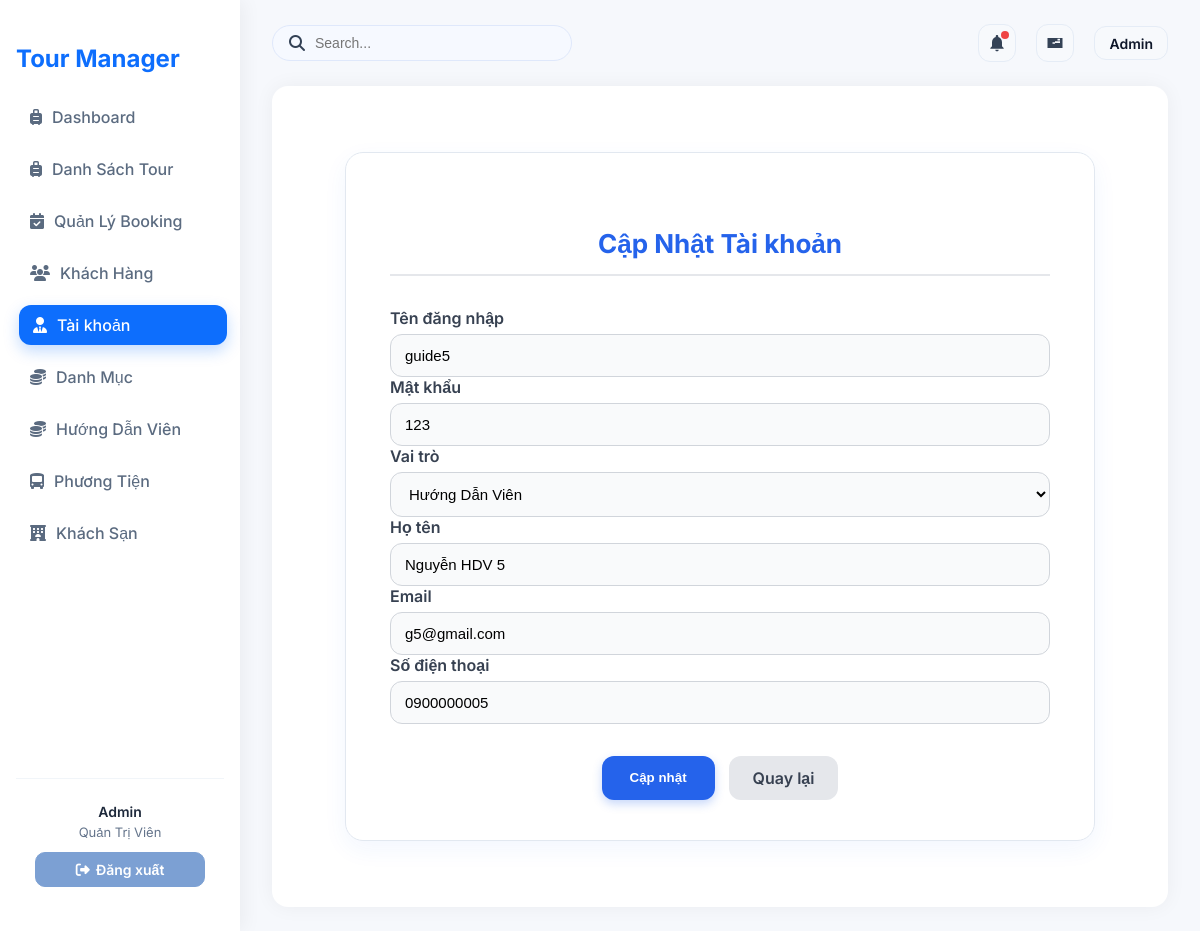
Before: /?action=admin-updateUsers&id=6 (signed in) with the older database file.
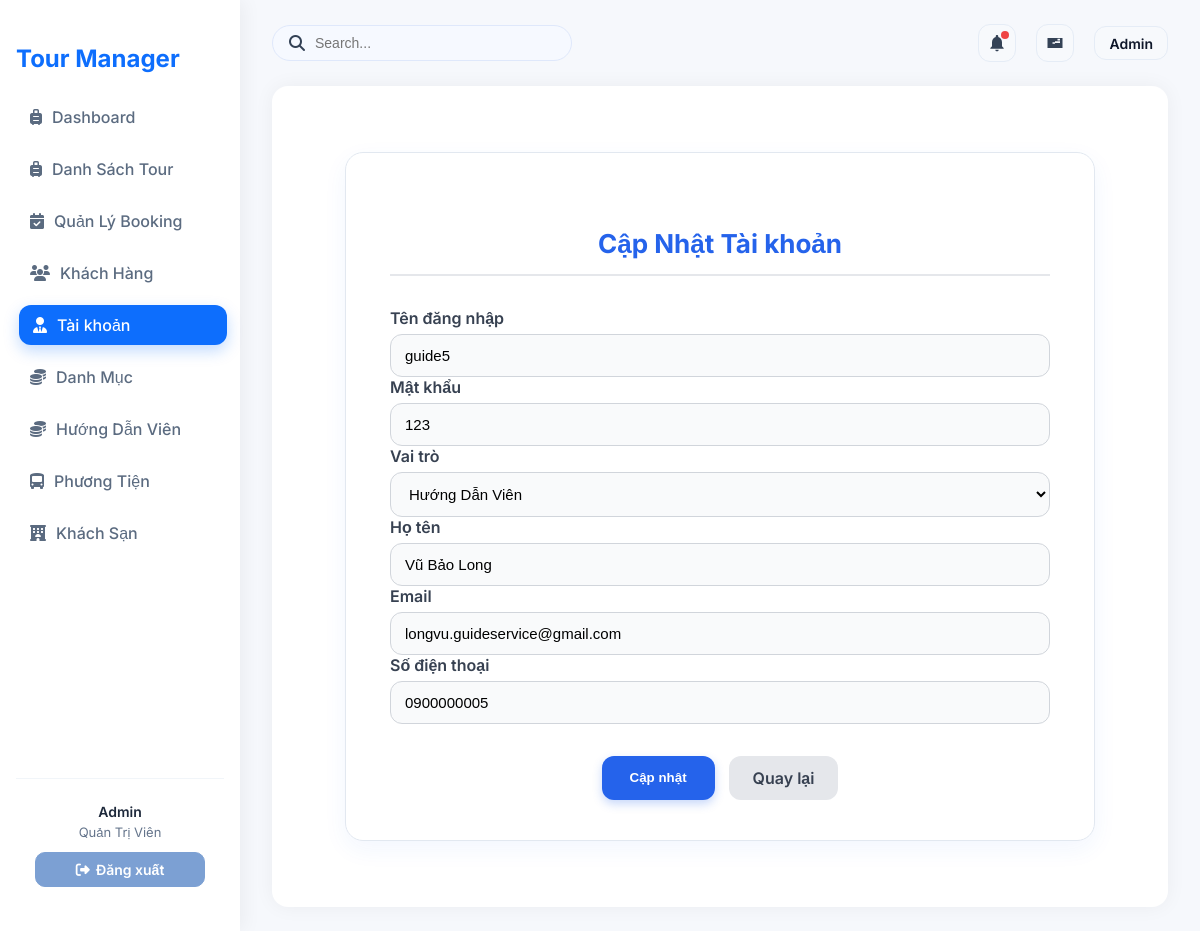
After: the same page with the newer database file.
### tables this page shows
CREATE TABLE `users` (
  `user_id` int NOT NULL,
  `username` varchar(50) NOT NULL,
  `password` varchar(255) NOT NULL,
  `role` enum('admin','guide') NOT NULL DEFAULT 'guide',
  `name` varchar(100) DEFAULT NULL,
  `email` varchar(100) DEFAULT NULL,
  `phone` varchar(20) DEFAULT NULL
);

### controllers/UsersController.php (called while the page is built, shortened)
<?php
class UsersController
{
    private $userQuery;
    function __construct()
    {
        $this->userQuery = new UsersQuery();
    }
    public function updateUsers($id)
    {
        $user = $this->userQuery->findUser($id);
        require './views/User/UpdateUser.php';
    }
}
?>

### routes/index.php (called while the page is built)
<?php
$action = $_GET['action'] ?? '/';
match ($action) {
    '/' => (new AuthController)->home(),
    'admin' => require './views/admin.php',
    'login' => (new AuthController)->login(),
    'logout' => (new AuthController)->logout(),
    'admin-listTours' => require './views/admin.php',
    'admin-createTours' => require './views/admin.php',
    'admin-updateTours' => require './views/admin.php',
    'admin-listUsers' => require './views/admin.php',
    'admin-createUsers' => require './views/admin.php',
    'admin-updateUsers' => require './views/admin.php',
    'admin-listCategory' => require './views/admin.php',
    'admin-createCategory' => require './views/admin.php',
    'admin-updateCategory' => require './views/admin.php',
    'admin-listCustomer' => require './views/admin.php',
    'admin-createCustomer' => require './views/admin.php',
    'admin-updateCustomer' => require './views/admin.php',
    'admin-listDiscount' => require './views/admin.php',
    'admin-createDiscount' => require './views/admin.php',
    'admin-updateDiscount' => require './views/admin.php',
    'admin-listGuide' => require './views/admin.php',
    'admin-createGuide' => require './views/admin.php',
    'admin-updateGuide' => require './views/admin.php',
    'admin-listTourGuide' => require './views/admin.php',
    'admin-createTourGuide' => require './views/admin.php',
    'admin-updateTourGuide' => require './views/admin.php',
    'admin-listHotel' => require './views/admin.php',
    'admin-createHotel' => require './views/admin.php',
    'admin-updateHotel' => require './views/admin.php',
    'admin-listVehicles' => require './views/admin.php',
    'admin-createVehicles' => require './views/admin.php',
    'admin-updateVehicles' => require './views/admin.php',
    'admin-listReport' => require './views/admin.php',
    'admin-createReport' => require './views/admin.php',
    'admin-updateReport' => require './views/admin.php',
    default => require './views/admin.php',
};

### index.php (called while the page is built, shortened)
<?php
spl_autoload_register(function ($class) {
    $fileName = "$class.php";
    $fileModel              = PATH_MODEL . $fileName;
});
require_once './routes/index.php';

### models/BaseModel.php (called while the page is built, shortened)
<?php
class BaseModel
{
    public function __construct()
    {
        $dsn = sprintf('mysql:host=%s;port=%s;dbname=%s;charset=utf8', DB_HOST, DB_PORT, DB_NAME);
        try {
            $this->pdo = new PDO($dsn, DB_USERNAME, DB_PASSWORD, DB_OPTIONS);
        } catch (PDOException $e) {
            die("Kết nối cơ sở dữ liệu thất bại: {$e->getMessage()}. Vui lòng thử lại sau.");
        }
    }
}

### models/UsersQuery.php (called while the page is built, shortened)
<?php
class UsersQuery extends BaseModel
{
    public function findUser($id)
    {
        $sql = "SELECT * FROM users WHERE user_id = :id";
        $stmt = $this->pdo->prepare($sql);
        $stmt->bindParam(':id', $id);
        $stmt->execute();
        return $stmt->fetch(PDO::FETCH_ASSOC);
    }
}
?>

### views/User/UpdateUser.php (the view, shortened to what the changed rows need)
<div class="admin-form-container">
    <div class="admin-form-card">
        <h4 class="form-title text-center mb-4">Cập Nhật Tài khoản</h4>
        <form method="POST" action="">
            <div class="form-group mb-3">
                <label>Tên đăng nhập</label>
                <input type="text" name="username" class="form-control form-control-lg"
                    value="<?= htmlspecialchars($user['username'] ?? '') ?>">
            </div>
            <div class="form-group mb-3">
                <label>Mật khẩu</label>
                <input type="text" name="password" class="form-control form-control-lg"
                    value="<?= htmlspecialchars($user['password'] ?? '') ?>">
            </div>
            <div class="form-group mb-3">
                <label>Vai trò</label>
                <select name="role" class="form-select form-select-lg">
                    <option value="guide" <?= ($user['role'] == 'guide') ? 'selected' : ''; ?>>Hướng Dẫn Viên</option>
                </select>
            </div>
            <div class="form-group mb-3">
                <label>Họ tên</label>
                <input type="text" name="name" class="form-control form-control-lg"
                    value="<?= htmlspecialchars($user['name'] ?? '') ?>">
            </div>
            <div class="form-group mb-3">
                <label>Email</label>
                <input type="text" name="email" class="form-control form-control-lg"
                    value="<?= htmlspecialchars($user['email'] ?? '') ?>">
            </div>
            <div class="form-group mb-4">
                <label>Số điện thoại</label>
                <input type="text" name="phone" class="form-control form-control-lg"
                    value="<?= htmlspecialchars($user['phone'] ?? '') ?>">
            </div>
            <div class="form-action text-center">
                <button type="submit" class="btn btn-primary btn-lg px-5">Cập nhật</button>
                <a href="?action=admin-listUsers" class="btn btn-secondary btn-lg ms-2 px-4">Quay lại</a>
            </div>
        </form>
    </div>
</div>

Changed rows visible on the page:
changed users "guide5": name "Nguyễn HDV 5" → "Vũ Bảo Long"; email "g5@gmail.com" → "longvu.guideservice@gmail.com"
